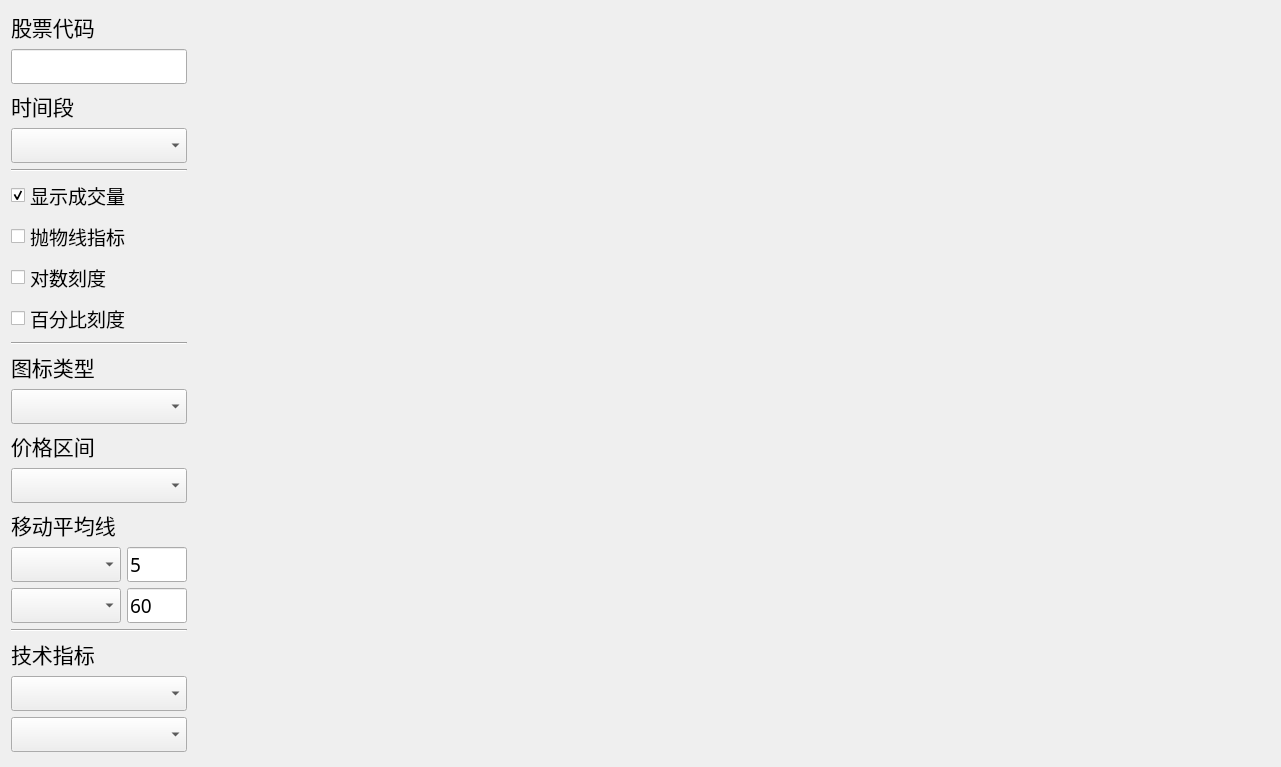
<?xml version="1.0" encoding="UTF-8"?>
<ui version="4.0">
 <class>clsShowStockUi</class>
 <widget class="QDialog" name="clsShowStockUi">
  <property name="geometry">
   <rect>
    <x>0</x>
    <y>0</y>
    <width>1281</width>
    <height>767</height>
   </rect>
  </property>
  <property name="minimumSize">
   <size>
    <width>800</width>
    <height>600</height>
   </size>
  </property>
  <property name="windowTitle">
   <string>Dialog</string>
  </property>
  <layout class="QHBoxLayout" name="horizontalLayout" stretch="0,10">
   <item>
    <layout class="QVBoxLayout" name="verticalLayout">
     <item>
      <widget class="QLabel" name="label">
       <property name="font">
        <font>
         <family>楷体</family>
         <pointsize>16</pointsize>
        </font>
       </property>
       <property name="text">
        <string>股票代码</string>
       </property>
      </widget>
     </item>
     <item>
      <widget class="QLineEdit" name="m_TickerSymbol">
       <property name="minimumSize">
        <size>
         <width>0</width>
         <height>35</height>
        </size>
       </property>
       <property name="font">
        <font>
         <family>楷体</family>
         <pointsize>14</pointsize>
        </font>
       </property>
      </widget>
     </item>
     <item>
      <widget class="QLabel" name="label_2">
       <property name="font">
        <font>
         <family>楷体</family>
         <pointsize>16</pointsize>
        </font>
       </property>
       <property name="text">
        <string>时间段</string>
       </property>
      </widget>
     </item>
     <item>
      <widget class="QComboBox" name="m_TimeRange">
       <property name="minimumSize">
        <size>
         <width>0</width>
         <height>35</height>
        </size>
       </property>
       <property name="font">
        <font>
         <family>楷体</family>
         <pointsize>14</pointsize>
        </font>
       </property>
      </widget>
     </item>
     <item>
      <widget class="Line" name="line">
       <property name="orientation">
        <enum>Qt::Horizontal</enum>
       </property>
      </widget>
     </item>
     <item>
      <widget class="QCheckBox" name="m_VolumeBars">
       <property name="font">
        <font>
         <family>楷体</family>
         <pointsize>14</pointsize>
        </font>
       </property>
       <property name="text">
        <string>显示成交量</string>
       </property>
       <property name="checked">
        <bool>true</bool>
       </property>
      </widget>
     </item>
     <item>
      <widget class="QCheckBox" name="m_ParabolicSAR">
       <property name="font">
        <font>
         <family>楷体</family>
         <pointsize>14</pointsize>
        </font>
       </property>
       <property name="text">
        <string>抛物线指标</string>
       </property>
      </widget>
     </item>
     <item>
      <widget class="QCheckBox" name="m_LogScale">
       <property name="font">
        <font>
         <family>楷体</family>
         <pointsize>14</pointsize>
        </font>
       </property>
       <property name="text">
        <string>对数刻度</string>
       </property>
      </widget>
     </item>
     <item>
      <widget class="QCheckBox" name="m_PercentageScale">
       <property name="font">
        <font>
         <family>楷体</family>
         <pointsize>14</pointsize>
        </font>
       </property>
       <property name="text">
        <string>百分比刻度</string>
       </property>
      </widget>
     </item>
     <item>
      <widget class="Line" name="line_2">
       <property name="orientation">
        <enum>Qt::Horizontal</enum>
       </property>
      </widget>
     </item>
     <item>
      <widget class="QLabel" name="label_3">
       <property name="font">
        <font>
         <family>楷体</family>
         <pointsize>16</pointsize>
        </font>
       </property>
       <property name="text">
        <string>图标类型</string>
       </property>
      </widget>
     </item>
     <item>
      <widget class="QComboBox" name="m_ChartType">
       <property name="minimumSize">
        <size>
         <width>0</width>
         <height>35</height>
        </size>
       </property>
       <property name="font">
        <font>
         <family>楷体</family>
         <pointsize>14</pointsize>
        </font>
       </property>
      </widget>
     </item>
     <item>
      <widget class="QLabel" name="label_4">
       <property name="font">
        <font>
         <family>楷体</family>
         <pointsize>16</pointsize>
        </font>
       </property>
       <property name="text">
        <string>价格区间</string>
       </property>
      </widget>
     </item>
     <item>
      <widget class="QComboBox" name="m_PriceBand">
       <property name="minimumSize">
        <size>
         <width>0</width>
         <height>35</height>
        </size>
       </property>
       <property name="font">
        <font>
         <family>楷体</family>
         <pointsize>14</pointsize>
        </font>
       </property>
      </widget>
     </item>
     <item>
      <widget class="QLabel" name="label_5">
       <property name="font">
        <font>
         <family>楷体</family>
         <pointsize>16</pointsize>
        </font>
       </property>
       <property name="text">
        <string>移动平均线</string>
       </property>
      </widget>
     </item>
     <item>
      <layout class="QGridLayout" name="gridLayout" rowstretch="10,0" columnstretch="10,0">
       <item row="0" column="0">
        <widget class="QComboBox" name="m_AvgType1">
         <property name="minimumSize">
          <size>
           <width>0</width>
           <height>35</height>
          </size>
         </property>
         <property name="font">
          <font>
           <family>楷体</family>
           <pointsize>14</pointsize>
          </font>
         </property>
        </widget>
       </item>
       <item row="0" column="1">
        <widget class="QLineEdit" name="m_MovAvg1">
         <property name="minimumSize">
          <size>
           <width>0</width>
           <height>35</height>
          </size>
         </property>
         <property name="maximumSize">
          <size>
           <width>60</width>
           <height>16777215</height>
          </size>
         </property>
         <property name="font">
          <font>
           <family>楷体</family>
           <pointsize>14</pointsize>
          </font>
         </property>
         <property name="text">
          <string>5</string>
         </property>
        </widget>
       </item>
       <item row="1" column="0">
        <widget class="QComboBox" name="m_AvgType2">
         <property name="minimumSize">
          <size>
           <width>0</width>
           <height>35</height>
          </size>
         </property>
         <property name="font">
          <font>
           <family>楷体</family>
           <pointsize>14</pointsize>
          </font>
         </property>
        </widget>
       </item>
       <item row="1" column="1">
        <widget class="QLineEdit" name="m_MovAvg2">
         <property name="minimumSize">
          <size>
           <width>0</width>
           <height>35</height>
          </size>
         </property>
         <property name="maximumSize">
          <size>
           <width>60</width>
           <height>16777215</height>
          </size>
         </property>
         <property name="font">
          <font>
           <family>楷体</family>
           <pointsize>14</pointsize>
          </font>
         </property>
         <property name="text">
          <string>60</string>
         </property>
        </widget>
       </item>
      </layout>
     </item>
     <item>
      <widget class="Line" name="line_3">
       <property name="orientation">
        <enum>Qt::Horizontal</enum>
       </property>
      </widget>
     </item>
     <item>
      <widget class="QLabel" name="label_6">
       <property name="font">
        <font>
         <family>楷体</family>
         <pointsize>16</pointsize>
        </font>
       </property>
       <property name="text">
        <string>技术指标</string>
       </property>
      </widget>
     </item>
     <item>
      <widget class="QComboBox" name="m_Indicator1">
       <property name="minimumSize">
        <size>
         <width>0</width>
         <height>35</height>
        </size>
       </property>
       <property name="font">
        <font>
         <family>楷体</family>
         <pointsize>14</pointsize>
        </font>
       </property>
      </widget>
     </item>
     <item>
      <widget class="QComboBox" name="m_Indicator2">
       <property name="minimumSize">
        <size>
         <width>0</width>
         <height>35</height>
        </size>
       </property>
       <property name="font">
        <font>
         <family>楷体</family>
         <pointsize>14</pointsize>
        </font>
       </property>
      </widget>
     </item>
     <item>
      <spacer name="verticalSpacer">
       <property name="orientation">
        <enum>Qt::Vertical</enum>
       </property>
       <property name="sizeHint" stdset="0">
        <size>
         <width>20</width>
         <height>40</height>
        </size>
       </property>
      </spacer>
     </item>
    </layout>
   </item>
   <item>
    <widget class="QFrame" name="widget">
     <property name="frameShape">
      <enum>QFrame::NoFrame</enum>
     </property>
    </widget>
   </item>
  </layout>
 </widget>
 <resources/>
 <connections/>
</ui>
